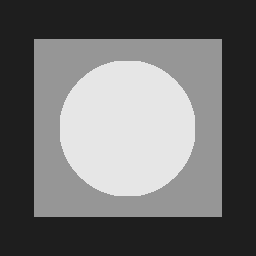
%> input picture example/code20220419/data/pattern.bmp, 256 x 256 px
$ octave L20220419_ex2.m   (GNU Octave 9; MATLAB toolbox functions it lacks are replaced by stand-ins)
%> lines starting %> are read from the running program, lines starting %| are printed output that depends on the picture
%%%%%%%%%%%%%%%%%%%%%%%%%%%%%%%%%%%%%%%%%%%
% 学习使用函数：imnoise
% 调用 imnoise 给图像加上高斯噪声、椒盐噪声
%%%%%%%%%%%%%%%%%%%%%%%%%%%%%%%%%%%%%%%%%%%%%%%%%%%%%%%%%%
close all;clc;clear;

% 测试图 pattern.bmp 仅有三个灰度值：30,150,230
% 灰度最小值不用0，最大值不用255，
% 可避免叠加正负值噪声后超出[0 255]范围，
% 也便于测试椒盐噪声
im = mat2gray(imread('..\\data\\pattern.bmp'),[0 255]);% 注意此处灰度值区间
%> im: size 256x256 double; min 0.118, max 0.902, mean 0.428
% im 有3个灰度数值：0.1176，0.5882，0.9020

%%%%%%%%%%%%%%%%%%
% 在测试图上加噪声
% imnoise expects pixel values of data type double and single to be in the range [0, 1].
% You can use the rescale function to adjust pixel values to the expected range.
% If your image is type double or single with values outside the range [0,1],
% then imnoise clips input pixel values to the range [0, 1] before adding noise.

% 加椒盐噪声
d = 0.2;
im_sp = imnoise(im,'salt & pepper',d); % adds salt and pepper noise, where d is the noise density. This affects approximately d*numel(I) pixels.
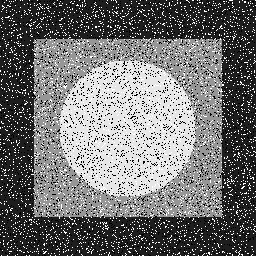
%> im_sp: size 256x256 double; min 0, max 1, mean 0.441

% 显示图像
figure;
subplot(221);imshow(im);subplot(223);bar(imhist(im),'BarWidth',3);
subplot(222);imshow(im_sp,[]);subplot(224);bar(imhist(im_sp),'BarWidth',3);
%> after `bar(imhist(im_sp),'BarWidth',3)`:
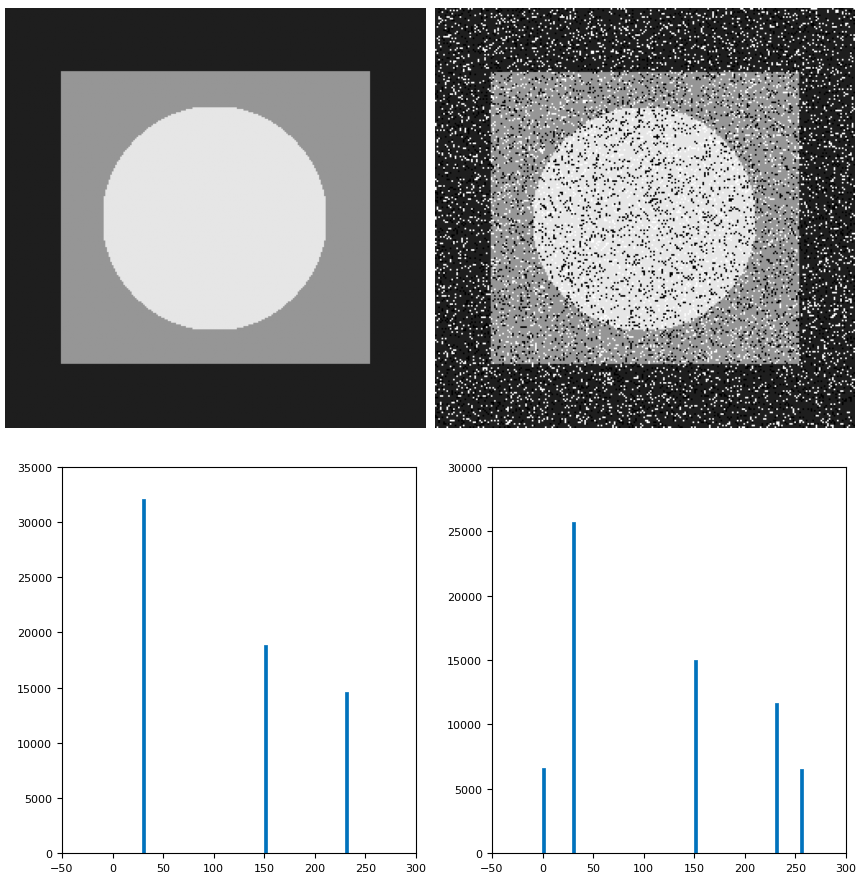
%> figure redrawn from the program's plot data, 4 panels

%%%%%%%%%%%%%%%%%%%%%%%%%%%%%%%%%%%%%%%%%%%%%
%%%%%%%%%%%%%%%%%%%%%%%%%%%%%%%%%%%%%%%%%%%%%
% 加高斯噪声，均值 = m ，方差 = var
m = 0;
v = 0.001; % var = std^2
im_g = imnoise(im,'gaussian',m,v); % adds Gaussian white noise with mean m and variance var.
figure;subplot(121);imshow(im_g,[]);subplot(122);bar(imhist(im_g),'BarWidth',3);
%> after `bar(imhist(im_g),'BarWidth',3)`:
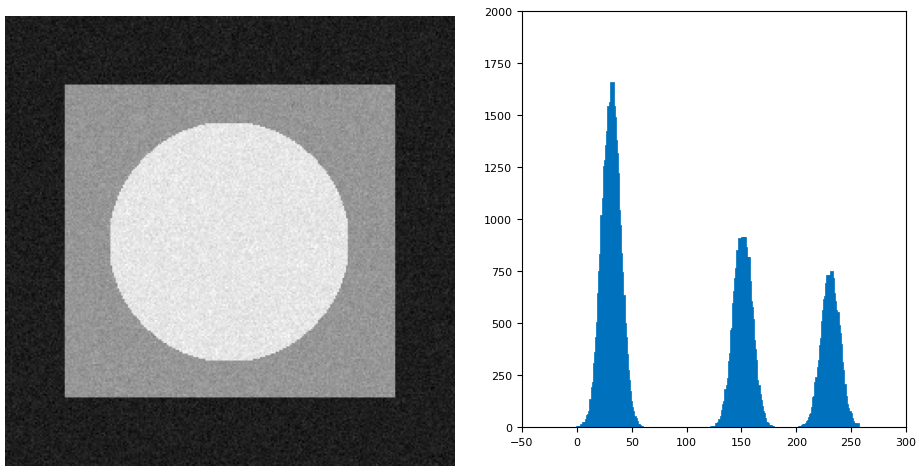
%> figure redrawn from the program's plot data, 2 panels
